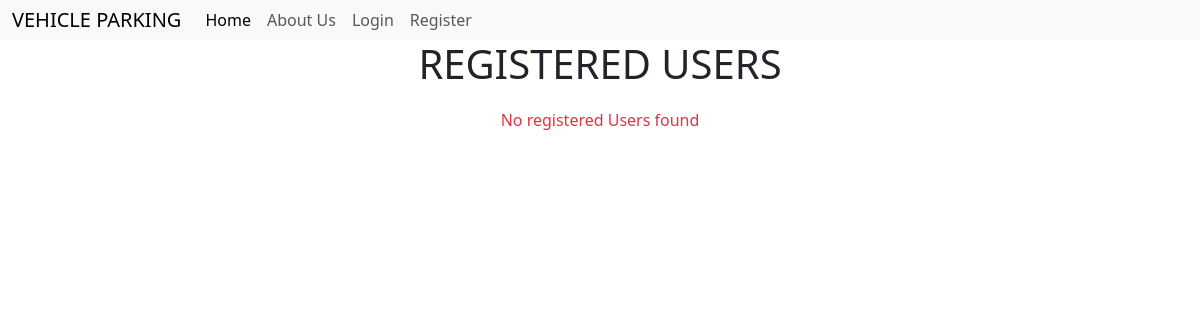
Page /users (signed in) on the earlier database version.
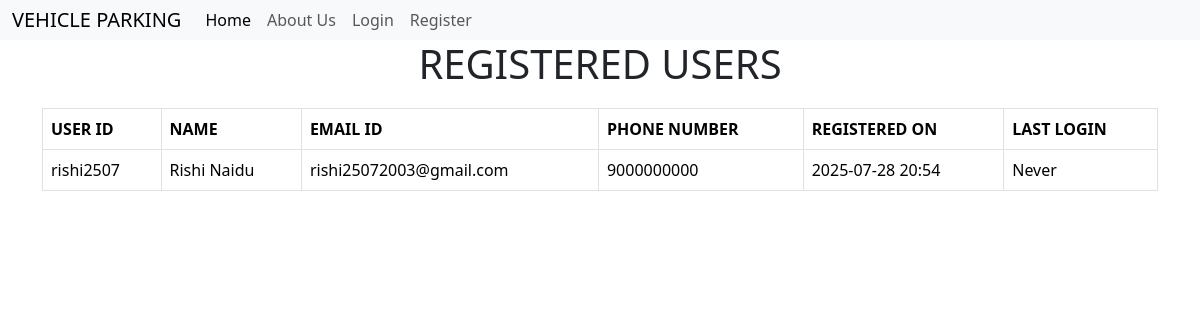
Same page on the later database version.
### models.py (models this page shows, shortened)
class Users(db.Model):
     __tablename__ = 'users'
     user_id = db.Column(db.String(32),primary_key=True)
     name = db.Column(db.String(32), nullable=False)
     _password_hash = db.Column('password', db.String(128), nullable=False)
     email_id = db.Column(db.String(64),nullable=True)
     phone = db.Column(db.BigInteger, nullable=False)
     is_admin = db.Column(db.Boolean, nullable=False, default = False)
     user_created = db.Column(db.DateTime,default=datetime.utcnow)
     last_logged_in = db.Column(db.DateTime)
     @property
     def password(self):
          raise AttributeError('password is write-only')
     @password.setter
     def password(self,plain_password):
          self._password_hash  = generate_password_hash(plain_password)

### routes.py (the view)
@app.route('/users')
@admin_required
def view_users():
    users=Users.query.filter_by(is_admin=False).all()
    return render_template('view_users.html',users=users)

### routes.py (called while the page is built)
def admin_required(func):
    @wraps(func)
    def inner(*args,**kwargs):
        if 'user_id' not in session:
            flash('Please login to continue')
            return redirect(url_for('index'))
        user=Users.query.get(session['user_id'])
        if not user.is_admin:
            flash('You are not authorised to view this page')
            return redirect('index.html')
        return func(*args,**kwargs)
    return inner

### templates/view_users.html (shortened to what this page needs)
{% extends 'layout.html' %}
{% block content %}
    <h1>REGISTERED USERS</h1>
    {% if users %}
        <table class="table table-bordered">
            <thead>
                <tr>
                    <th>USER ID</th>
                    <th>NAME</th>
                    <th>EMAIL ID</th>
                    <th>PHONE NUMBER</th>
                    <th>REGISTERED ON</th>
                    <th>LAST LOGIN</th>
                </tr>
            </thead>
            <tbody>
                {% for user in users %}
                <tr>
                    <td>{{ user.user_id }}</td>
                    <td>{{ user.name }}</td>
                    <td>{{ user.email_id or '—' }}</td>
                    <td>{{ user.phone }}</td>
                    <td>{{ user.user_created.strftime('%Y-%m-%d %H:%M') }}</td>
                    <td>
                        {% if user.last_logged_in %}
                                {{ user.last_logged_in.strftime('%Y-%m-%d %H:%M') }}
                            {% else %}
                                Never
                            {% endif %}
                    </td>
                </tr>
                {% endfor %}
            </tbody>
        </table>
        {% else %}
        <p class="text-danger"> No registered Users found</p>
    {% endif %}
{% endblock %}

### templates/layout.html (shortened to what this page needs)
<!DOCTYPE html>
<html lang="en">
<head>
    <link href="https://cdn.jsdelivr.net/npm/bootstrap@5.3.7/dist/css/bootstrap.min.css" rel="stylesheet">
    <link rel="stylesheet" href="https://cdnjs.cloudflare.com/ajax/libs/font-awesome/7.0.0/css/all.min.css">
</head>
<body>
{% include 'nav-auth.html' %}
<div class="container">
    {% block content %}
    {% endblock %}
</div>
</body>
</html>

### templates/nav-auth.html (shortened to what this page needs)
<div class="navbar">
<nav class="navbar navbar-expand-lg bg-body-tertiary">
    <div class="container-fluid">
    <a class="navbar-brand" href="/">VEHICLE PARKING</a>
    <div class="collapse navbar-collapse" id="navbarNav">
      <ul class="navbar-nav">
        <li class="nav-item">
          <a class="nav-link active" aria-current="page" href="{{url_for('index')}}">Home</a>
        </li>
        <li class="nav-item">
          <a class="nav-link" href="{{url_for('aboutus')}}">About Us</a>
        </li>
        {% if user %}
        <li class="nav-item">
          <a class="nav-link" href="{{url_for('profile')}}">Profile</a>
        </li>
        {% if not user.is_admin %}
        <li class="nav-item">
          <a class="nav-link" href="{{url_for('booking')}}">Your Booking</a>
        </li>
        <li class="nav-item">
          <a class="nav-link" href="{{url_for('summary')}}">Summary</a>
        </li>
        <li class="nav-item">
          <a class="nav-link" href="{{url_for('logout')}}">Logout</a>
        </li>
        {% else %}
        <li class="nav-item">
          <a class="nav-link" href="{{url_for('view_users')}}">Users</a>
        </li>
        {% endif %}
        {% else %}
        <li class="nav-item">
          <a class="nav-link" href="{{url_for('login')}}">Login</a>
        </li>
        <li class="nav-item">
          <a class="nav-link" href="{{url_for('register')}}">Register</a>
        </li>
        {% endif %}
      </ul>
    </div>
  </div>
</nav>
</div>

### templates/layout.html (style rules this page uses)
body { margin: 0; padding: 0; }

### templates/view_users.html (style rules this page uses)
h1 { text-align: center; margin-bottom: 20px; }

### templates/nav-auth.html (style rules this page uses)
.navbar { width: 100%; padding: 0; }

Differences in the rows shown:
added Users: user_id "rishi2507", name "Rishi Naidu", email "rishi25072003@gmail.com", phone "9000000000", user_created "2025-07-28 20:54", shows "Never"
Other differences:
text no longer shown: "No registered Users found"
text now shown: "USER ID NAME EMAIL ID PHONE NUMBER REGISTERED ON LAST LOGIN"
